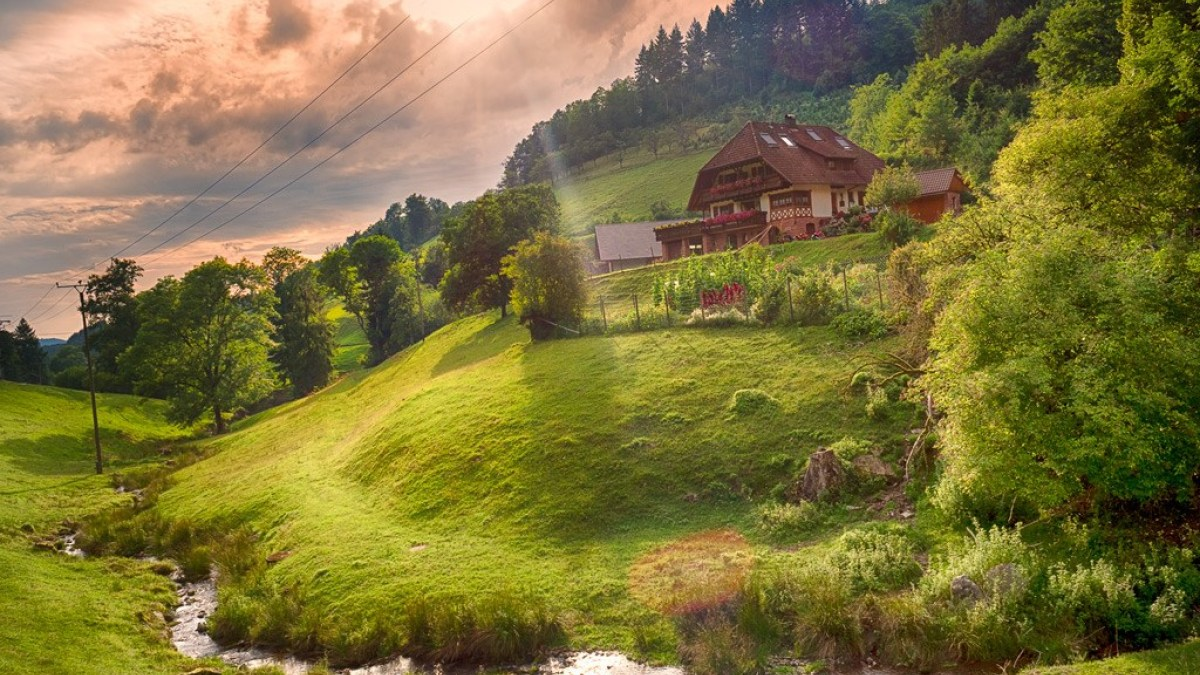
//> input picture 1 - Images/img.jpg, 1200 x 675 px
$ ./6_-_smoothing_images '../../../1 - Images/img.jpg'   (built with g++ and OpenCV 4)
//> lines starting //> are read from the running program, lines starting //| are printed output that depends on the picture
#include <vector>
#include <iostream>
#include <opencv2/imgproc/imgproc.hpp>
#include <opencv2/highgui/highgui.hpp>

#define KERNEL_SIZE 31

using namespace cv;
using namespace std;

int main(int argc, char *argv[]) {
	Mat image = imread(argv[1], IMREAD_COLOR);
//> image is the input picture: 675 rows x 1200 cols, CV_8UC3; mean B, G, R 59, 115.5, 126.1

	if(image.empty()) {
		cout << argv[1] << " - Image could not find!";
		return EXIT_FAILURE;
	}

	Mat blurImage;
	Mat gaussianImage;
	Mat medianImage;
	Mat bilateralImage;

	vector<string> windows_names = { "Normal Blur", "Gaussian", "Median", "Bilateral", "Original" };

	for(int i = 0; i < windows_names.size(); i++) {
		namedWindow(windows_names[i], WINDOW_NORMAL);
	}

	blur(image, blurImage, Size(KERNEL_SIZE, KERNEL_SIZE));
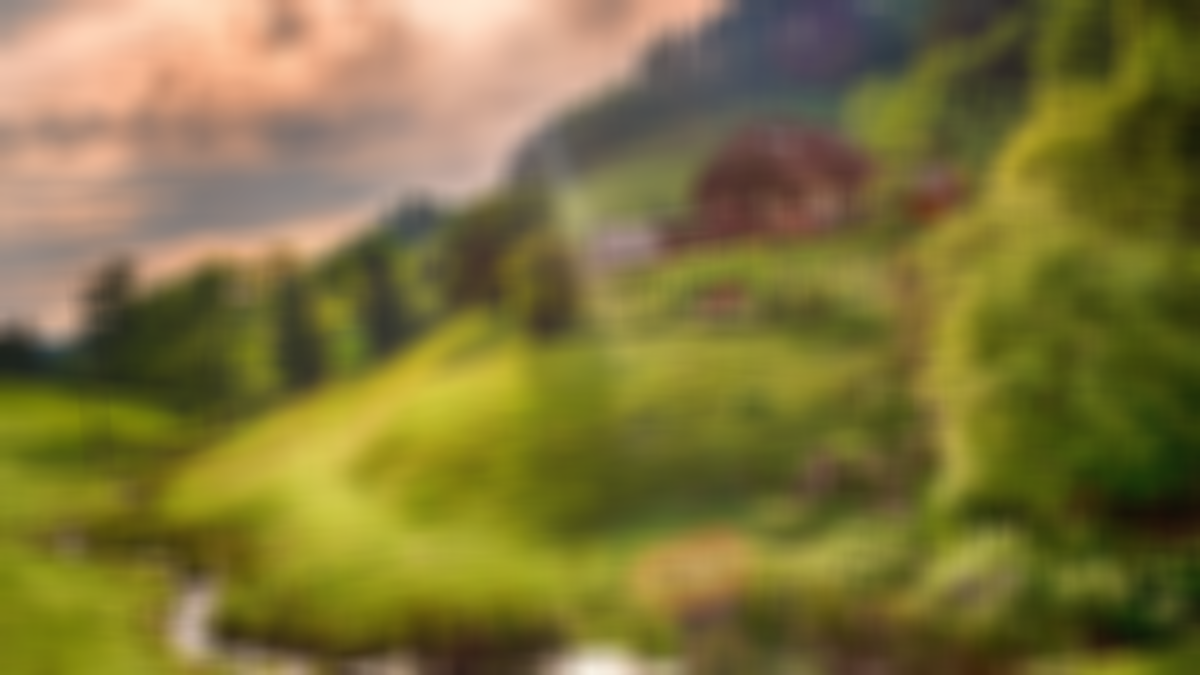
//> blurImage: 675 rows x 1200 cols, CV_8UC3; mean B, G, R 59, 115.5, 126.1
	GaussianBlur(image, gaussianImage, Size(KERNEL_SIZE, KERNEL_SIZE), 0, 0);
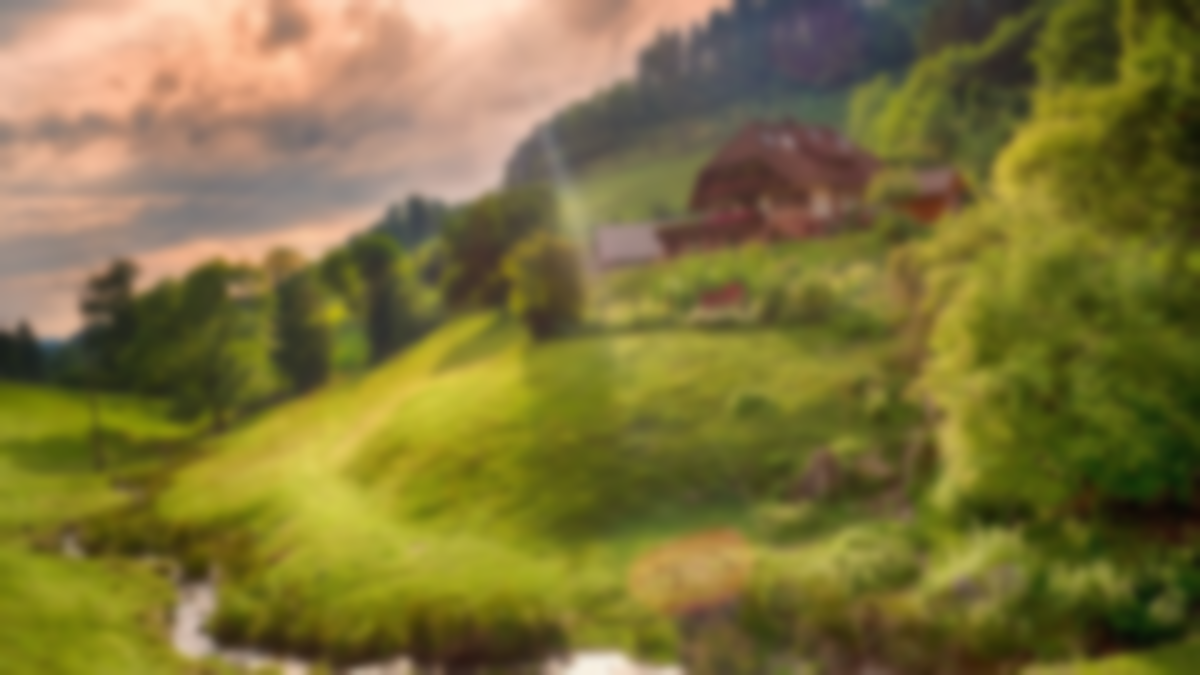
//> gaussianImage: 675 rows x 1200 cols, CV_8UC3; mean B, G, R 59, 115.5, 126.1
	medianBlur(image, medianImage, KERNEL_SIZE);
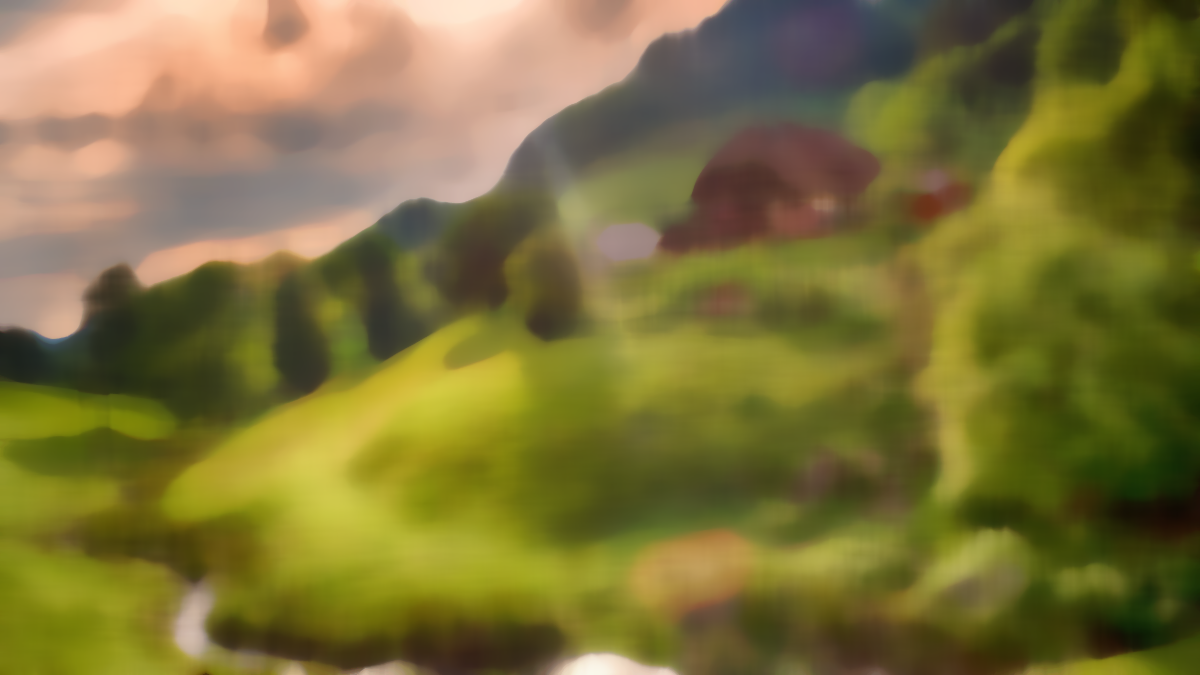
//> medianImage: 675 rows x 1200 cols, CV_8UC3; mean B, G, R 57.4, 114.3, 124.8
	bilateralFilter(image, bilateralImage, KERNEL_SIZE, KERNEL_SIZE * 2, KERNEL_SIZE / 2);

	imshow(windows_names[0], blurImage);
	imshow(windows_names[1], gaussianImage);
	imshow(windows_names[2], medianImage);
	imshow(windows_names[3], bilateralImage);
	imshow(windows_names[4], image);

	waitKey(0);
	return EXIT_SUCCESS;
}
